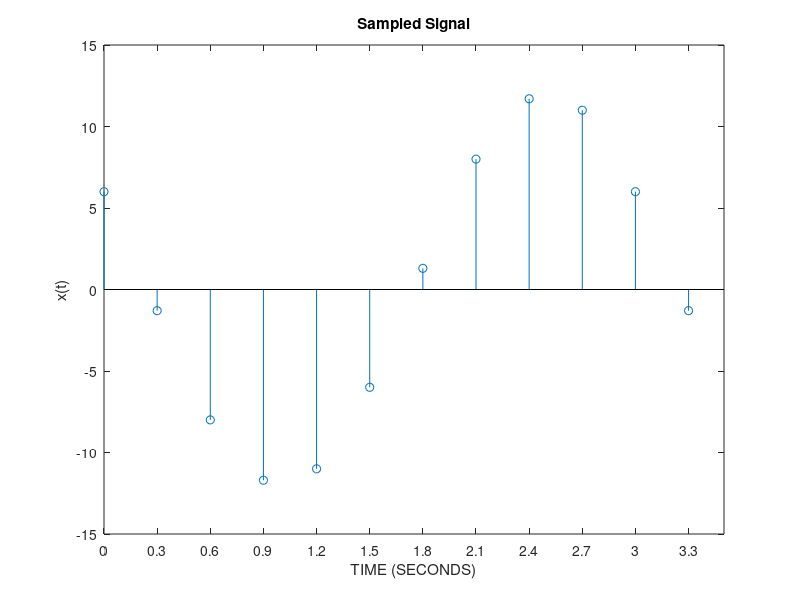
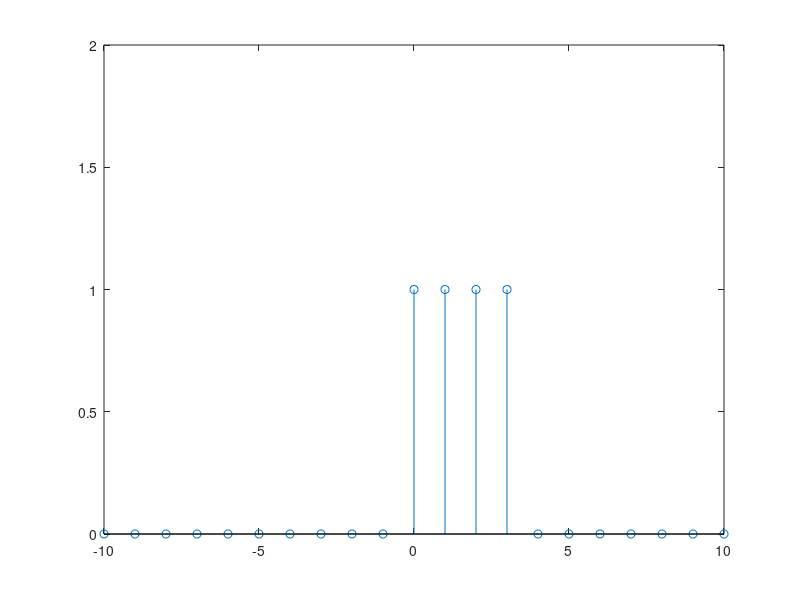
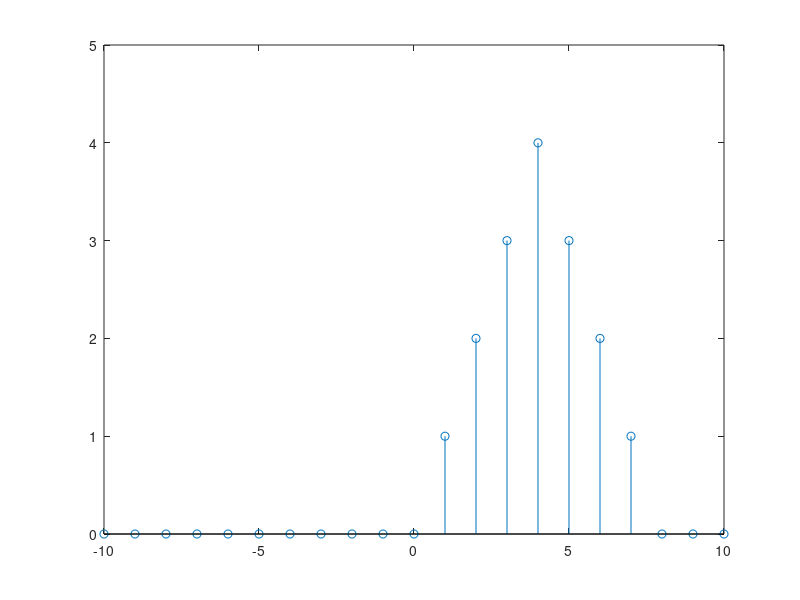
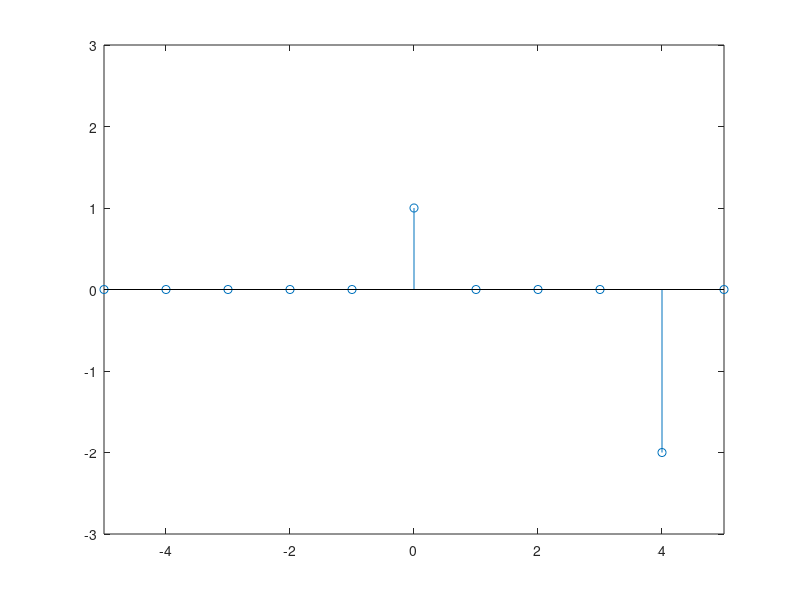

Write MATLAB code to recreate these figures, in order.
%% 1) Plotting Continuous Time Signals

subplot(3,1,1);
t = 0:2*pi; plot(t,sin(t));
subplot(3,1,2);
t = 0:0.2:2*pi; plot(t,sin(t));
subplot(3,1,3);
t = 0:0.02:2*pi; plot(t,sin(t));


t = 0:0.02:2*pi; 
figure(1);
clf; %clears figure
plot(t,sin(t),'r'); % third argument changes color
title("My Favorite Function");
xlabel("t (Seconds)");
ylabel("y(t)");
axis([0 2*pi -1.2 1.2]);

figure(2);
clf;
subplot(3,1,1);
t = 0:0.2:2*pi; plot(t,sin(t),t,sin(2*t))
subplot(3,1,2);
t2 = 0:0.2:2*pi; plot(t,sin(t),'.');
subplot(3,1,3);
t = 0:0.2:2*pi; plot(t,sin(t),t,sin(t),'r.');

%% 2) Plotting Discrete Time Signals

n = -10:10;
f = (n >= 0);

figure(1);
clf;
stem (n,f);

step_f = @(n, t) n >= t;
delta_f = @(n,t) n == t;
ramp_f = @(n,t) (n-t).*(n >= t);

figure(2);
clf;
f = step_f(n,0) - step_f(n,4);
stem(n, f);
axis([-10 10 0 2]);

figure(3);
clf;
% g = n.*step_f(n,0) - ( 2*(n-4) .* step_f(n,4) ) + ( (n-8) .* step_f(n,8) );
g = ramp_f(n,0) - 2*ramp_f(n,4) + ramp_f(n,8);
stem(n,g);
axis([-10 10 0 5]);

figure(4);
clf;
x = delta_f(n,0) - 2*delta_f(n,4);
stem(n,x);
axis([-5 5 -3 3]);

figure(5);
clf;
y = (0.9.^n) .* ( step_f(n,0) - step_f(n,20) );
stem(n,y);
axis([-5 15 0 2]);

figure(6);
clf;
v = cos(0.12*pi*n) .* step_f(n,0);
stem(n,v);
axis([-pi 4*pi -2 2]);

%% 3) The conv Command

n = -10:10;
step_f = @(n, t) n >= t;
delta_f = @(n,t) n == t;
ramp_f = @(n,t) (n-t).*(n >= t);
f = step_f(n,0) - step_f(n,4);
N_f = length(f);
g = ramp_f(n,0) - 2*ramp_f(n,4) + ramp_f(n,8);
N_g = length(g);

figure(1);
clf;

subplot(3,2,1);
ff = conv(f,f);
N_ff = 2*N_f - 1;
%stem((-(N_ff-1)/2:(N_ff-1)/2,ff);
stem(-1*((N_ff-1)/2):((N_ff-1)/2), ff);
%stem(n, f);
title("ff");
xlabel("n");
ylabel("ff(n)");
axis([-10 10 0 5]);

subplot(3,2,2);
stem(n,g);
title("g (compare with ff)");
xlabel("n");
ylabel("g(n)");
axis([-10 10 0 5]);

subplot(3,2,3);
fff = conv(ff,f);
N_fff = N_ff + N_f - 1;
stem(-1*((N_fff-1)/2):((N_fff-1)/2), fff);
title("fff");
xlabel("n");
ylabel("fff(n)");
axis([-5 15 0 15]);

subplot(3,2,4);
fg = conv(f,g);
N_fg = N_f + N_g - 1;
stem(-1*((N_fg-1)/2):((N_fg-1)/2), fg);
title("fg");
xlabel("n");
ylabel("fg(n)");
axis([-5 15 0 15]);

subplot(3,2,5);
gd = conv(g,delta_f(n,0));
N_gd = 2*N_g - 1;
stem(-1*((N_gd-1)/2):((N_gd-1)/2), gd);
title("g\delta");
xlabel("n");
ylabel("g\delta(n)");
axis([-5 15 0 7]);

subplot(3,2,6);
gg = conv(g,g);
N_gg = 2*N_g - 1;
stem(-1*((N_gg-1)/2):((N_gg-1)/2), gg);
title("gg");
xlabel("n");
ylabel("gg(n)");
axis([-5 15 0 50]);

% Keep convolving with itself resulting in Gaussian function of probability
% Central Limit Theorem and convlution
% f*f == g because convolusion is binomial multiplication

%% 4) Plotting a Sampled Signal

x = [ 6.0, -1.3, -8.0, -11.7, -11.0, -6.0, 1.3, 8.0, 11.7, 11.0, 6.0, -1.3 ];
y = 0 : 0.3 : 0.3*(length(x)-1);
figure(1);
clf;
stem(y,x);
title("Sampled Signal");
xlabel("TIME (SECONDS)");
ylabel("x(t)");
set(gca,'XTick',0 : 0.3 : 0.3*(length(x)-1));


%% Class Notes Section 3
%{
N_f = length(f);
N_f = length(g);
ff = conv(f,f);
N_ff = 2 * N_f - 1;
fff = conv(ff,f);
N_fff = N_ff + N_f - 1;

subplot(3,2,1);
stem(0:N_ff-1,ff);
subplot(3,2,2);
stem(0:N_fff-1,fff);
%}
